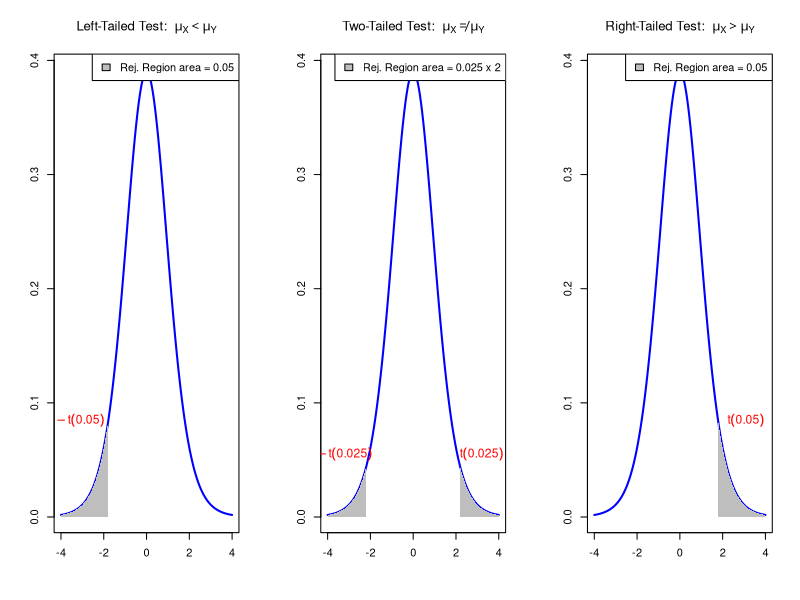
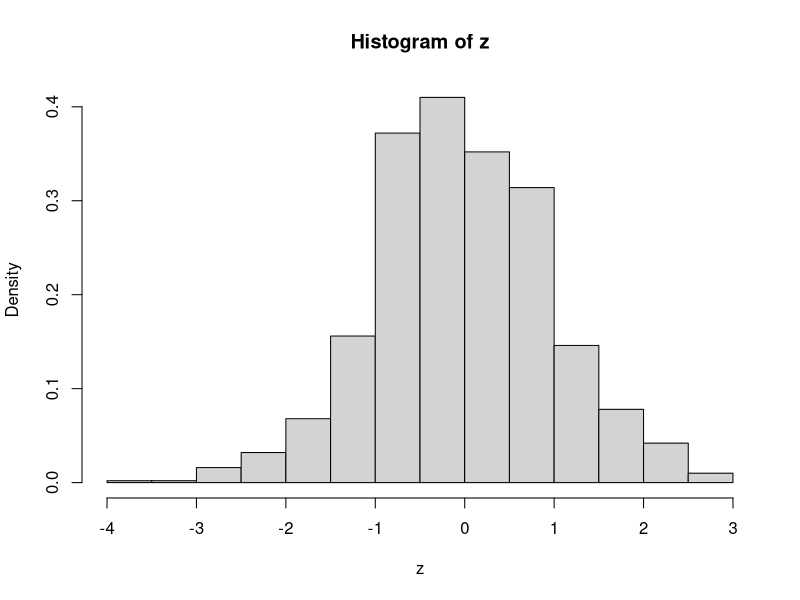
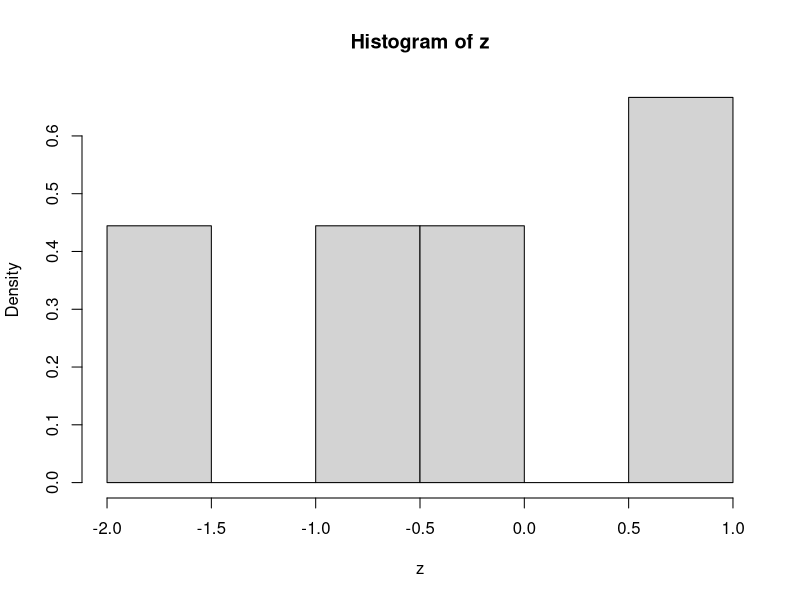
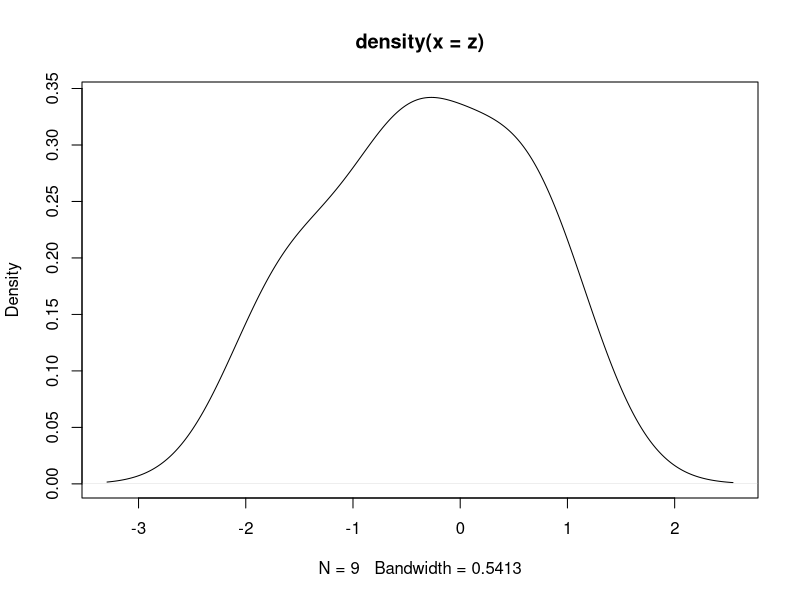
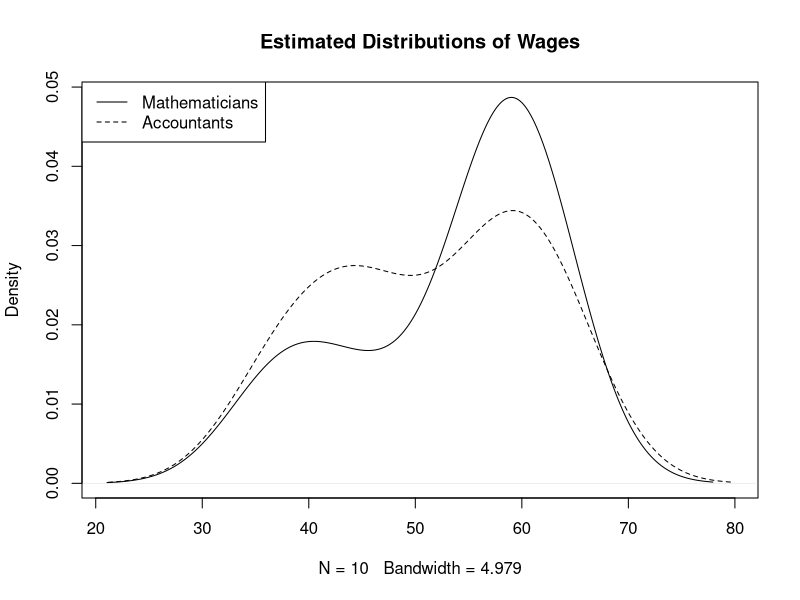
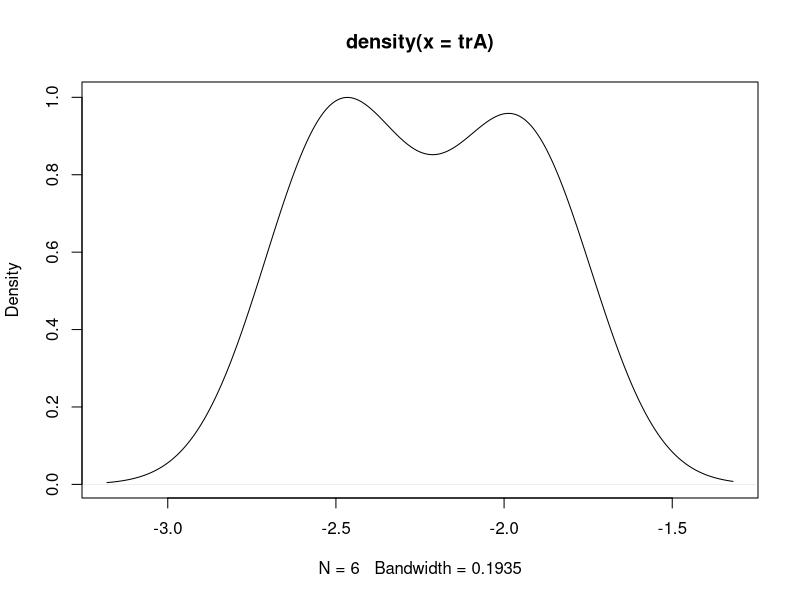
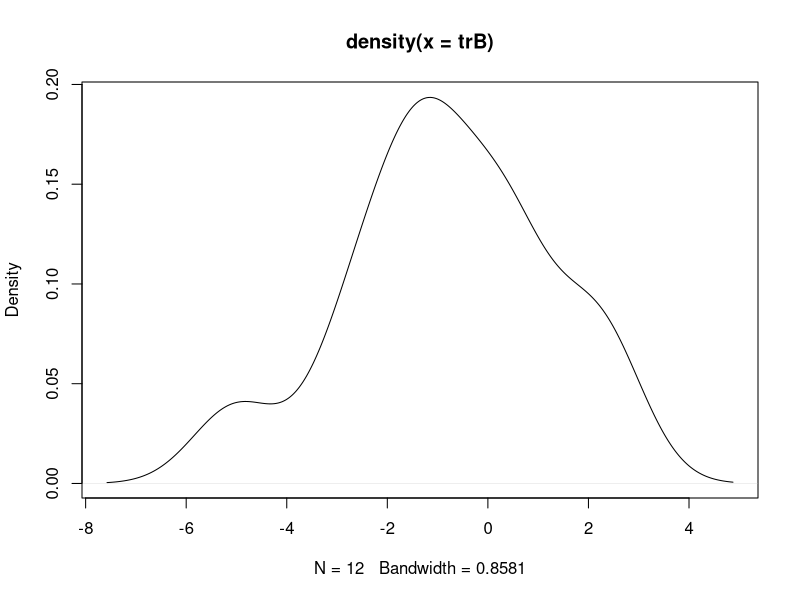

Recreate these plots in R, in order.
## ---- chunk 1
# Degrees of freedom
df <- 11

# Values for x-axis
x <- seq(-4, 4, length.out = 1000)

# Calculate PDF of t-distribution
pdf <- dt(x, df)

# Set layout for 3 plots side by side
par(mfrow = c(1, 3))

# Left-tailed test
plot(x, pdf, type = "l", col = "blue", lwd = 2, xlab = "", ylab = "", main = expression("Left-Tailed Test: " ~ mu[X] < mu[Y]))
x_fill_left <- x[x <= qt(0.05, df)]
y_fill_left <- pdf[x <= qt(0.05, df)]
polygon(c(x_fill_left, rev(x_fill_left)), c(y_fill_left, rep(0, length(y_fill_left))), col = "gray", border = NA)
text(qt(0.05, df) - 1.3, dt(qt(0.05, df), df) - 0.01, expression(-t(0.05)), pos = 3, col = "red", cex = 1.1)
legend("topright", legend = c("Rej. Region area = 0.05"), fill = "gray", cex = 1)

# Two-tailed test
plot(x, pdf, type = "l", col = "blue", lwd = 2, xlab = "", ylab = "", main = expression("Two-Tailed Test: " ~ mu[X] != mu[Y]))
x_fill_left <- x[x <= qt(0.025, df)]
y_fill_left <- pdf[x <= qt(0.025, df)]
polygon(c(x_fill_left, rev(x_fill_left)), c(y_fill_left, rep(0, length(y_fill_left))), col = "gray", border = NA)

x_fill_right <- x[x >= qt(0.975, df)]
y_fill_right <- pdf[x >= qt(0.975, df)]
polygon(c(x_fill_right, rev(x_fill_right)), c(y_fill_right, rep(0, length(y_fill_right))), col = "gray", border = NA)

text(qt(0.025, df) - 1.0, dt(qt(0.025, df), df) + 0.0, expression(-t(0.025)), pos = 3, col = "red", cex = 1.1)
text(qt(0.975, df) + 1.0, dt(qt(0.975, df), df) + 0.0, expression(t(0.025)), pos = 3, col = "red", cex = 1.1)
legend("topright", legend = c("Rej. Region area = 0.025 x 2"), fill = "gray", cex = 1)

# Right-tailed test
plot(x, pdf, type = "l", col = "blue", lwd = 2, xlab = "", ylab = "", main = expression("Right-Tailed Test: " ~ mu[X] > mu[Y]))
x_fill_right <- x[x >= qt(0.95, df)]
y_fill_right <- pdf[x >= qt(0.95, df)]
polygon(c(x_fill_right, rev(x_fill_right)), c(y_fill_right, rep(0, length(y_fill_right))), col = "gray", border = NA)
text(qt(0.95, df) + 1.3, dt(qt(0.95, df), df) - 0.01, expression(t(0.05)), pos = 3, col = "red", cex = 1.1)
legend("topright", legend = c("Rej. Region area = 0.05"), fill = "gray", cex = 1)

# Reset layout
par(mfrow = c(1, 1))
## ---- chunk 2
# Enter Wages data in 2 vectors using function c()

mathematicians <- c(36, 40, 46, 54, 57, 58, 59, 60, 62, 63)
accountants <- c(37, 37, 42, 44, 46, 48, 54, 56, 59, 60, 60, 64, 64)


# Perform two-sample t-test with null hypothesis mu_X = mu_Y
# Specify that populations have same variance
# Store result of t.test in answer

answer <- t.test(mathematicians, accountants, var.equal = TRUE)


# Print answer
print(answer)
## ---- chunk 3
# Enter Wages data in 2 vectors using function c()

mathematicians <- c(36, 40, 46, 54, 57, 58, 59, 60, 62, 63)
accountants <- c(37, 37, 42, 44, 46, 48, 54, 56, 59, 60, 60, 64, 64)


# Perform two-sample t-test with null hypothesis mu_X = mu_Y
# Specify that populations have same variance
# Store result of t.test in answer

answer <- t.test(mathematicians, accountants, var.equal = TRUE)


# Print answer
print(answer)
## ---- chunk 4
# Enter Wages data in 2 vectors using function c()

mathematicians <- c(36, 40, 46, 54, 57, 58, 59, 60, 62, 63)
accountants <- c(37, 37, 42, 44, 46, 48, 54, 56, 59, 60, 60, 64, 64)


# Perform two-sample t-test with null hypothesis mu_X = mu_Y
# Specify that populations have same variance
# Store result of t.test in answer

answer <- t.test(mathematicians, accountants, var.equal = TRUE)


# Print answer
print(answer)
## ---- chunk 5
# Enter Wages data in 2 vectors using function c()

mathematicians <- c(36, 40, 46, 54, 57, 58, 59, 60, 62, 63)
accountants <- c(37, 37, 42, 44, 46, 48, 54, 56, 59, 60, 60, 64, 64)


# Perform two-sample t-test with null hypothesis mu_X = mu_Y
# Specify that populations have same variance
# Store result of t.test in answer

answer <- t.test(mathematicians, accountants, var.equal = TRUE)


# Print answer
print(answer)
## ---- chunk 6
# Enter Wages data in 2 vectors using function c()

mathematicians <- c(36, 40, 46, 54, 57, 58, 59, 60, 62, 63)
accountants <- c(37, 37, 42, 44, 46, 48, 54, 56, 59, 60, 60, 64, 64)


# Perform two-sample t-test with null hypothesis mu_X = mu_Y
# Specify that populations have same variance
# Store result of t.test in answer

answer <- t.test(mathematicians, accountants, var.equal = TRUE)


# Print answer
print(answer)
## ---- chunk 7
# Enter Wages data in 2 vectors using function c()

mathematicians <- c(36, 40, 46, 54, 57, 58, 59, 60, 62, 63)
accountants <- c(37, 37, 42, 44, 46, 48, 54, 56, 59, 60, 60, 64, 64)


# Perform two-sample t-test with null hypothesis mu_X = mu_Y
# Specify that populations have same variance
# Store result of t.test in answer

answer <- t.test(mathematicians, accountants, var.equal = TRUE)


# Print answer
print(answer)
## ---- chunk 8
#| echo: true
z <- rnorm(1000)                # Sample 1000 times from N(0,1) 
hist(z, probability = TRUE)     # Plot histogram, with area scaled to 1
## ---- chunk 9
#| echo: true
z <- c(-0.78, -1.67, -0.38,  0.92, -0.58,  
       0.61, -1.62, -0.06, 0.52)           # Random from N(0,1)
hist(z, probability = TRUE)                # Histogram not normal
## ---- chunk 10
#| echo: true
z <- c(-0.78, -1.67, -0.38,  0.92, -0.58,  
       0.61, -1.62, -0.06, 0.52)           # Random from N(0,1)
dz <- density(z)                           # Estimate the density of z
plot(dz)                                   # Plot the estimated density
## ---- chunk 11
# Enter the Wages data
mathematicians <- c(36, 40, 46, 54, 57, 58, 59, 60, 62, 63)
accountants <- c(37, 37, 42, 44, 46, 48, 54, 56, 59, 60, 60, 64, 64)

# Compute the estimated distributions
d.math <- density(mathematicians)
d.acc <- density(accountants)

# Plot the estimated distributions

plot(d.math,                                    # Plot d.math
     xlim = range(c(d.math$x, d.acc$x)),        # Set x-axis range
     ylim = range(c(d.math$y, d.acc$y)),        # Set y-axis range
     main = "Estimated Distributions of Wages") # Add title to plot
lines(d.acc,                                    # Layer plot of d.acc
      lty = 2)                                  # Use different line style
         
legend("topleft",                               # Add legend at top-left
       legend = c("Mathematicians",             # Labels for legend
                  "Accountants"), 
       lty = c(1, 2))                           # Assign curves to legend          
## ---- chunk 12
# Enter Wages data in 2 vectors using function c()

mathematicians <- c(36, 40, 46, 54, 57, 58, 59, 60, 62, 63)
accountants <- c(37, 37, 42, 44, 46, 48, 54, 56, 59, 60, 60, 64, 64)


# Perform Welch two-sample t-test with null hypothesis mu_X = mu_Y
# Store result of t.test in answer

answer <- t.test(mathematicians, accountants)


# Print answer
print(answer)
## ---- chunk 13
# Enter Wages data in 2 vectors using function c()

mathematicians <- c(36, 40, 46, 54, 57, 58, 59, 60, 62, 63)
accountants <- c(37, 37, 42, 44, 46, 48, 54, 56, 59, 60, 60, 64, 64)


# Perform Welch two-sample t-test with null hypothesis mu_X = mu_Y
# Store result of t.test in answer

answer <- t.test(mathematicians, accountants)


# Print answer
print(answer)
## ---- chunk 14
# Enter Wages data in 2 vectors using function c()

mathematicians <- c(36, 40, 46, 54, 57, 58, 59, 60, 62, 63)
accountants <- c(37, 37, 42, 44, 46, 48, 54, 56, 59, 60, 60, 64, 64)


# Perform Welch two-sample t-test with null hypothesis mu_X = mu_Y
# Store result of t.test in answer

answer <- t.test(mathematicians, accountants)


# Print answer
print(answer)
## ---- chunk 15
#| echo: true
# Enter changes in Blood pressure data

trA <- c(-1.9, -2.5, -2.1, -2.4, -2.6, -1.9)
trB <- c(-1.1, -0.9, -1.4, 0.2, 0.3, 0.6, -5,
         -2.4, -1.5, 2.3, -2.8, 2.1)

cat("Mean of Treatment A:", mean(trA), "Mean of Treatment B:", mean(trB))
## ---- chunk 16
# Enter changes in Blood pressure data
trA <- c(-1.9, -2.5, -2.1, -2.4, -2.6, -1.9)

# Plot the estimated distribution
plot(density(trA))    
## ---- chunk 17
# Enter changes in Blood pressure data
trB <- c(-1.1, -0.9, -1.4, 0.2, 0.3, 0.6, -5,
         -2.4, -1.5, 2.3, -2.8, 2.1)

# Plot the estimated distribution
plot(density(trB))
       
## ---- chunk 18
# Enter changes in Blood pressure data
trA <- c(-1.9, -2.5, -2.1, -2.4, -2.6, -1.9)
trB <- c(-1.1, -0.9, -1.4, 0.2, 0.3, 0.6, -5,
         -2.4, -1.5, 2.3, -2.8, 2.1)

# Perform Welch t-test and retrieve p-value

ans <- t.test(trA, trB, alt = "less", var.equal = F) 
ans$p.value
## ---- chunk 19
# Enter changes in Blood pressure data
trA <- c(-1.9, -2.5, -2.1, -2.4, -2.6, -1.9)
trB <- c(-1.1, -0.9, -1.4, 0.2, 0.3, 0.6, -5,
         -2.4, -1.5, 2.3, -2.8, 2.1)

# Perform two-sample t-test and retrieve p-value

ans <- t.test(trA, trB, alt = "less", var.equal = T) 
ans$p.value
## ---- chunk 20
#| echo: true
#| code-fold: true
#| code-summary: "Click here to see the code I used"

# Set seed for random generation
# This way you always get the same random numbers when
# you run this code
set.seed(21) 

repeat {
  # Generate random samples
  x <- rnorm(6, mean = -2, sd = 1)
  y <- rnorm(12, mean = -1.5, sd = 3)

  # Round x and y to 1 decimal point
  x <- round(x, 1)
  y <- round(y, 1)
  
  # Perform one-sided t-tests for alternative hypothesis mu_x < mu_y 
  ans_welch <- t.test(x, y, alt = "less", var.equal = F)
  ans_t_test <- t.test(x, y, alt = "less", var.equal = T)
   
  # Check that Welch test succeeds and two-sample test fails
  if (ans_welch$p.value < 0.05 && ans_t_test$p.value > 0.05) {
    cat("Data successfully generated!!!\n\n")
    cat("Synthetic Data TrA:", x, "\n")
    cat("Synthetic Data TrB:", y, "\n\n")
    cat("Welch t-test p-value:", ans_welch$p.value, "\n")
    cat("Two-sample t-test p-value:", ans_t_test$p.value)
    break
    }
}
## ---- chunk 21
#| echo: true

# Enter CCI data
score_2007 <- c(86, 86, 88, 90, 99, 97, 97, 96, 99, 97, 90, 90)
score_2009 <- c(24, 22, 21, 21, 19, 18, 17, 18, 21, 23, 22, 21)

# Perform paired t-test and print p-value
ans <- t.test(score_2007, score_2009, paired = T, alt = "greater")
ans$p.value
## ---- chunk 22
score_2007 <- c(86, 86, 88, 90, 99, 97, 97, 96, 99, 97, 90, 90)
score_2009 <- c(24, 22, 21, 21, 19, 18, 17, 18, 21, 23, 22, 21)
cor(score_2007, score_2009)
## ---- chunk 23
#| echo: true

# Enter tests data
method1 <- c(45.9, 57.6, 54.9, 38.7, 35.7, 39.2, 45.9, 43.2, 45.4, 54.8)
method2 <- c(48.2, 64.2, 56.8, 47.2, 43.7, 45.7, 53.0, 52.0, 45.1, 57.5)

# Perform paired t-test and print p-value
ans <- t.test(method1, method2, paired = T)
ans$p.value
## ---- chunk 24
method1 <- c(45.9, 57.6, 54.9, 38.7, 35.7, 39.2, 45.9, 43.2, 45.4, 54.8)
method2 <- c(48.2, 64.2, 56.8, 47.2, 43.7, 45.7, 53.0, 52.0, 45.1, 57.5)
cor(method1, method2) 
## ---- chunk 25
# Enter tests data
method1 <- c(45.9, 57.6, 54.9, 38.7, 35.7, 39.2, 45.9, 43.2, 45.4, 54.8)
method2 <- c(48.2, 64.2, 56.8, 47.2, 43.7, 45.7, 53.0, 52.0, 45.1, 57.5)

# Perform Welch t-test and print p-value
ans <- t.test(method1, method2, paired = F)       # paired = F is default
ans$p.val
## ---- chunk 26
#| echo: true
x <- c("Red", "Green", "Blue")
print(x)
## ---- chunk 27
#| echo: true
x <- c('Red', 'Green', 'Blue')
print(x)
## ---- chunk 28
x <- c("Red", "Green", "Blue")
print(x)
cat(x)
## ---- chunk 29
y <- c("Red Green", "Blue")
print(y)
cat(y)
## ---- chunk 30
#| echo: true

# Create logical vector
x <- c(T, T, F, T, NA)

# Print the logical vector
print(x)
## ---- chunk 31
# Generate a vector containing sequence 1 to 8
x <- seq(from = 1 , to = 8, by = 1)

# Generate vector of flags for entries strictly above 5
y <- ( x > 5 )

cat("Vector x is: (", x, ")")
cat("Entries above 5 are: (", y, ")")
## ---- chunk 32
#| echo: true
T + T
T + F
## ---- chunk 33
#| echo: true
F + F
F + T + 3
## ---- chunk 34
# Generate vector with 1000 normal entries
x <- rnorm(1000)

# Generate logical vector of entries above 0
y <- (x > 0)

# Count entries above zero
above_zero <- sum(y)

cat("Number of entries which are above the average 0 is", above_zero)
cat("This is pretty close to 500!")
## ---- chunk 35
#| echo: true

2 * NA
NA + NA
T + NA
## ---- chunk 36
#| echo: true

vector <- c("Cat", "Dog", "Mouse")

second_element <- vector[2]           # Access 2nd entry of vector

print(second_element)
## ---- chunk 37
#| echo: true

vector <- c("Cat", "Dog", "Mouse")

# We replace 2nd entry of vector with string "Horse"
vector[2] <- "Horse"

print(vector)
## ---- chunk 38
#| echo: true

vector <- c(11, 22, 33, 44, 55, 66, 77, 88, 99, 100)

# We store 1st, 3rd, 5th entries of vector in slice
slice <- vector[c(1, 3, 5)]   

print(slice)

## ---- chunk 39
#| echo: true

vector <- c(11, 22, 33, 44, 55, 66, 77, 88, 99, 100)

# We store 2nd to 7th entries of vector in slice
slice <- vector[2:7]

print(slice)
## ---- chunk 40
# Create a vector x
x <- c(11, 22, 33, 44, 55, 66, 77, 88, 99, 100)

# Print vector x
cat("Vector x is:", x)

# Delete 2nd, 3rd and 7th entries of x
x <- x[ -c(2, 3, 7) ]

# Print x again
cat("Vector x with 2nd, 3rd and 7th entries removed:", x)
## ---- chunk 41
# Create numeric vector x
x <- c(5, -2.3, 4, 4, 4, 6, 8, 10, 40221, -8)

# Get negative components from x and store them in neg_x
neg_x <- x[ x < 0 ]

cat("Vector x is:", x)
cat("Negative components of x are:", neg_x)
## ---- chunk 42
# Create numeric vector
x <- c(5, -2.3, 4, 4, 4, 6, 8, 10, 40221, -8)

# Get components between 0 and 100
range_x <- x[ (x > 0) & (x < 100) ]

cat("Vector x is:", x)
cat("Components of x between 0 and 100 are:", range_x)
## ---- chunk 43
# Create a logical flag vector
flag <- c(T, F, F, T, F)

# Indices for  flag which
true_flag <- which(flag)

cat("Flag vector is:", flag)
cat("Positions for which Flag is TRUE are:", true_flag)
## ---- chunk 44
# Create numeric vector x
x <- c(5, -2.3, 4, 4, 4, 6, 8, 10, 40221, -8)

# Print x
cat("Vector x is:", x)

# Flag positive components of x
flag_pos_x <- (x > 0)

# Remove positive components from x
 x <- x[ -which(flag_pos_x) ]

# Print x again
cat("Vector x with positive components removed:", x)
## ---- chunk 45
#| echo: true

# Generate a vector of values 1, 2, 3, 4, 5
x <- c(1, 2, 3, 4, 5)

# Print the vector
print(x)
## ---- chunk 46
#| echo: true

# Create 2 vectors
x <- c(1, 2, 3, 4, 5)
y <- c(6, 7, 8)

# Concatenate vectors x and y, and also add element 9
z <- c(x, y, 9)

# Print the resulting vector
print(z)
## ---- chunk 47
#| echo: true

# We specify a vector with 3 named entries
x <- c(first = "Red", second = "Green", third = "Blue")

# Print the named vector
print(x)
## ---- chunk 48
# Create named vector
x <- c(first = "Red", second = "Green", third = "Blue")

# Names of componenents of x are accessed via names(x)
names_x <- names(x)

# Values of componenents of x are accessed via unname(x)
values_x <- unname(x)

cat("Names of x are:", names(x))
cat("Values of x are:", unname(x))
## ---- chunk 49
#| echo: true

c(FALSE, 2)        # Converts FALSE to 0
## ---- chunk 50
#| echo: true

c(pi, "stats")     # Converts pi to string 

## ---- chunk 51
#| echo: true

c(TRUE, "stats")   # Converts TRUE to string
## ---- chunk 52
#| echo: true

# The following generates a vector of integers from 1 to 6
x <- seq(1, 6)

print(x)
## ---- chunk 53
# Generate two vectors of integers from 1 to 6
x <- seq(1, 6)
y <- 1:6

cat("Vector x is:", x)
cat("Vector y is:", y)
cat("They are the same!")
## ---- chunk 54
# Create a vector with 3 components
x <- c(2, 1, 3)

# Repeats 4 times the vector x
y <- rep(x, 4)

cat("Original vector is:", x)
cat("Original vector repeated 4 times:", y)
## ---- chunk 55
x <- c(2, 1, 3)         # Vector to replicate
y <- c(1, 2, 3)         # Vector saying how to replicate 

z <- rep(x, y)          # 1st entry of x is replicated 1 time
                        # 2nd entry of x is replicated 2 times
                        # 3rd entry of x is replicated 3 times

cat("Original vector is:", x)
cat("Original vector repeated is:", z)
## ---- chunk 56
#| echo: true

x <- c("Cat", "Dog")     # Vector to replicate

y <- rep(x, c(3, 4))     # 1st entry of x is replicated 3 times
                         # 2nd entry of x is replicated 4 times

cat("Vector of labels is:", y)
